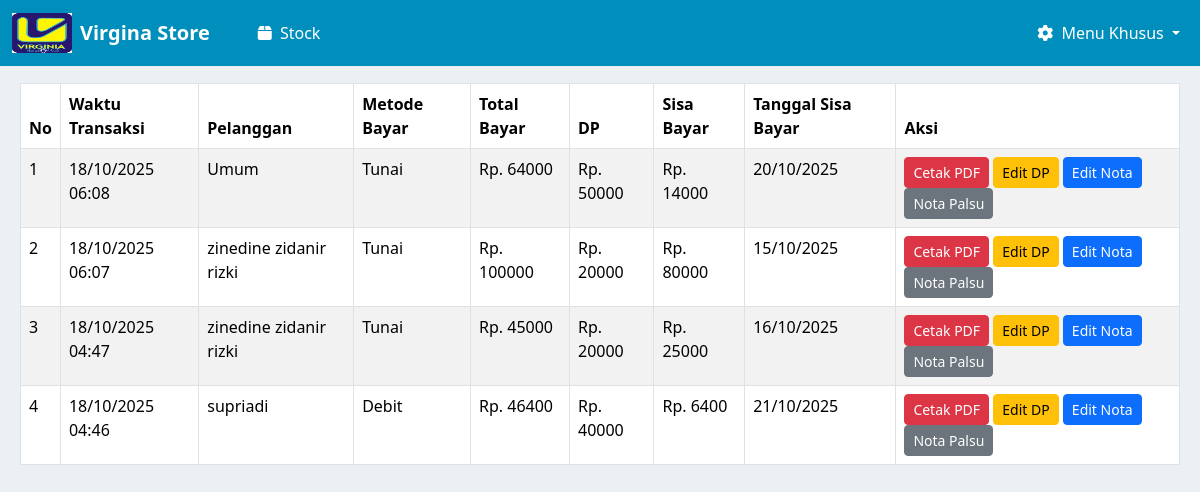
Page /nota/cetak_nota_kosong/ (signed in) on the earlier database version.
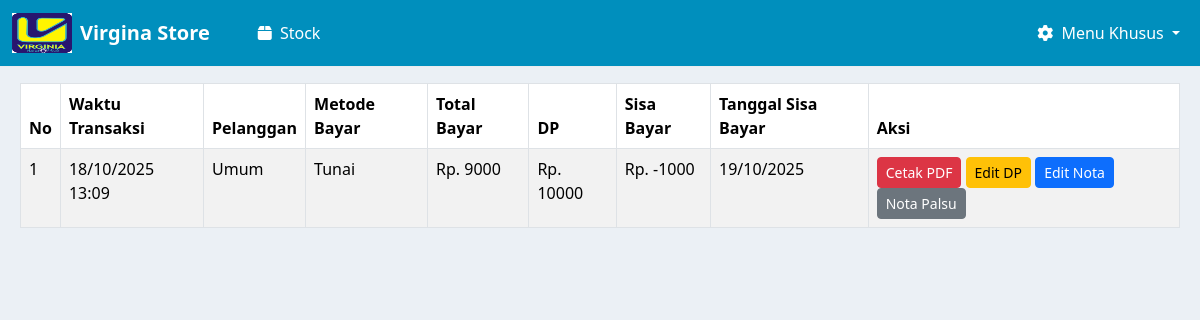
Same page on the later database version.
### nota/models.py (models this page shows, shortened)
class NotaPayment(models.Model):
    PAYMENT_METHOD_CHOICES = [
        ('tunai', 'Tunai'),
        ('debit', 'Debit'),
    ]
    customer = models.ForeignKey(Customer, on_delete=models.CASCADE, null=True, blank=True)
    tanggal_sisa_bayar = models.DateField()
    metode_pembayaran = models.CharField(max_length=10, choices=PAYMENT_METHOD_CHOICES)
    total_bayar = models.DecimalField(max_digits=12, decimal_places=2)
    dp = models.DecimalField(max_digits=12, decimal_places=2)
    sisa = models.DecimalField(max_digits=12, decimal_places=2)
    is_temporary = models.BooleanField(default=True)
    created_at = models.DateTimeField(auto_now_add=True)
    class Meta:
        verbose_name = "Nota Payment"
        verbose_name_plural = "Nota Payments"

### kasir/models.py (models this page shows, shortened)
class Customer(models.Model):
    nama = models.CharField(max_length=100)
    alamat_customer = models.TextField(blank=True, null=True)
    no_telpon_customer = models.CharField(max_length=20, blank=True, null=True)
    shipping_agent = models.CharField(max_length=100, blank=True, null=True)

### nota/views.py (the view)
# urls.py: path('cetak_nota_kosong/', views.cetak_nota_kosong, name='cetak-nota-kosong'),
def cetak_nota_kosong(request):
    notas = NotaPayment.objects.filter(is_temporary=False).order_by('-created_at')
    return render(request, 'cetak_nota_kosong.html', {'notas': notas})

### nota/templates/cetak_nota_kosong.html (shortened to what this page needs)
{% extends 'base.html' %}
{% block content %}
<div class="" style="margin-left: 20px; margin-right: 20px;">
    <table class="table table-bordered table-striped mt-3">
        <thead>
            <tr>
                <th>No</th>
                <th>Waktu Transaksi</th>
                <th>Pelanggan</th>
                <th>Metode Bayar</th>
                <th>Total Bayar</th>
                <th>DP</th>
                <th>Sisa Bayar</th>
                <th>Tanggal Sisa Bayar</th>
                <th>Aksi</th>
            </tr>
        </thead>
        <tbody>
            {% for nota in notas %}
            <tr data-id="{{ nota.id }}" data-total="{{ nota.total_bayar }}" data-dp="{{ nota.dp }}" data-sisa="{{ nota.sisa }}" data-tanggal="{{ nota.tanggal_sisa_bayar|date:'Y-m-d' }}">
                <td>{{ forloop.counter }}</td>
                <td>{{ nota.created_at|date:"d/m/Y H:i" }}</td>
                <td>{{ nota.customer.nama }}</td>
                <td>{{ nota.get_metode_pembayaran_display }}</td>
                <td>Rp. {{ nota.total_bayar|floatformat:0 }}</td>
                <td>Rp. {{ nota.dp|floatformat:0 }}</td>
                <td>Rp. {{ nota.sisa|floatformat:0 }}</td>
                <td>{{ nota.tanggal_sisa_bayar|date:"d/m/Y" }}</td>
                <td>
                    <button class="btn btn-sm btn-danger" data-id="{{ nota.id }}" onclick="cetakPdf(this)">Cetak PDF</button>
                    <button class="btn btn-sm btn-warning" data-id="{{ nota.id }}" onclick="editDp(this)">Edit DP</button>
                    <button class="btn btn-sm btn-primary" data-id="{{ nota.id }}" onclick="editNota(this)">Edit Nota</button>
                    <button class="btn btn-sm btn-secondary" data-id="{{ nota.id }}" onclick="notaPalsu(this)">Nota Palsu</button>
                </td>
            </tr>
            {% empty %}
            <tr><td colspan="9" class="text-center">Belum ada data</td></tr>
            {% endfor %}
        </tbody>
    </table>
</div>
{% endblock %}

Differences in the rows shown:
removed NotaPayment: created_at "18/10/2025 06:08", customer.nama "Umum", metode_pembayaran "Tunai", total_bayar "64000", dp "50000", sisa "14000", tanggal_sisa_bayar "20/10/2025"
removed NotaPayment: created_at "18/10/2025 06:07", customer.nama "zinedine zidanir rizki", metode_pembayaran "Tunai", total_bayar "100000", dp "20000", sisa "80000", tanggal_sisa_bayar "15/10/2025"
removed NotaPayment: created_at "18/10/2025 04:47", customer.nama "zinedine zidanir rizki", metode_pembayaran "Tunai", total_bayar "45000", dp "20000", sisa "25000", tanggal_sisa_bayar "16/10/2025"
removed NotaPayment: created_at "18/10/2025 04:46", customer.nama "supriadi", metode_pembayaran "Debit", total_bayar "46400", dp "40000", sisa "6400", tanggal_sisa_bayar "21/10/2025"
added NotaPayment: created_at "18/10/2025 13:09", customer.nama "Umum", metode_pembayaran "Tunai", total_bayar "9000", dp "10000", sisa "-1000", tanggal_sisa_bayar "19/10/2025"
